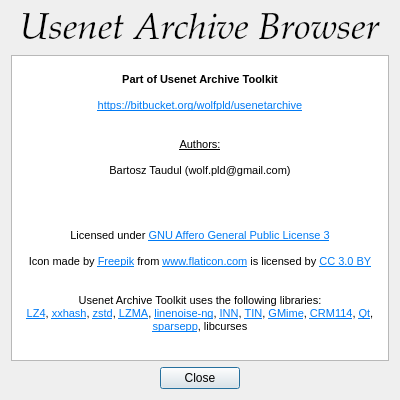
<?xml version="1.0" encoding="UTF-8"?>
<ui version="4.0">
 <class>About</class>
 <widget class="QDialog" name="About">
  <property name="geometry">
   <rect>
    <x>0</x>
    <y>0</y>
    <width>400</width>
    <height>400</height>
   </rect>
  </property>
  <property name="sizePolicy">
   <sizepolicy hsizetype="Fixed" vsizetype="Fixed">
    <horstretch>0</horstretch>
    <verstretch>0</verstretch>
   </sizepolicy>
  </property>
  <property name="windowTitle">
   <string>About</string>
  </property>
  <layout class="QGridLayout" name="gridLayout">
   <item row="0" column="0">
    <layout class="QVBoxLayout" name="verticalLayout">
     <item>
      <widget class="QLabel" name="label">
       <property name="font">
        <font>
         <family>Palatino Linotype</family>
         <pointsize>28</pointsize>
         <weight>50</weight>
         <italic>true</italic>
         <bold>false</bold>
        </font>
       </property>
       <property name="text">
        <string>Usenet Archive Browser</string>
       </property>
       <property name="alignment">
        <set>Qt::AlignCenter</set>
       </property>
       <property name="textInteractionFlags">
        <set>Qt::NoTextInteraction</set>
       </property>
      </widget>
     </item>
     <item>
      <widget class="QTextBrowser" name="textBrowser">
       <property name="html">
        <string>&lt;!DOCTYPE HTML PUBLIC &quot;-//W3C//DTD HTML 4.0//EN&quot; &quot;http://www.w3.org/TR/REC-html40/strict.dtd&quot;&gt;
&lt;html&gt;&lt;head&gt;&lt;meta name=&quot;qrichtext&quot; content=&quot;1&quot; /&gt;&lt;style type=&quot;text/css&quot;&gt;
p, li { white-space: pre-wrap; }
&lt;/style&gt;&lt;/head&gt;&lt;body style=&quot; font-family:'MS Shell Dlg 2'; font-size:8.25pt; font-weight:400; font-style:normal;&quot;&gt;
&lt;p align=&quot;center&quot; style=&quot;-qt-paragraph-type:empty; margin-top:0px; margin-bottom:0px; margin-left:0px; margin-right:0px; -qt-block-indent:0; text-indent:0px; font-size:8pt;&quot;&gt;&lt;br /&gt;&lt;/p&gt;
&lt;p align=&quot;center&quot; style=&quot; margin-top:0px; margin-bottom:0px; margin-left:0px; margin-right:0px; -qt-block-indent:0; text-indent:0px;&quot;&gt;&lt;span style=&quot; font-weight:600;&quot;&gt;Part of Usenet Archive Toolkit&lt;/span&gt;&lt;/p&gt;
&lt;p align=&quot;center&quot; style=&quot;-qt-paragraph-type:empty; margin-top:0px; margin-bottom:0px; margin-left:0px; margin-right:0px; -qt-block-indent:0; text-indent:0px; font-weight:600;&quot;&gt;&lt;br /&gt;&lt;/p&gt;
&lt;p align=&quot;center&quot; style=&quot; margin-top:0px; margin-bottom:0px; margin-left:0px; margin-right:0px; -qt-block-indent:0; text-indent:0px;&quot;&gt;&lt;a href=&quot;https://bitbucket.org/wolfpld/usenetarchive&quot;&gt;&lt;span style=&quot; font-size:8pt; text-decoration: underline; color:#007af4;&quot;&gt;https://bitbucket.org/wolfpld/usenetarchive&lt;/span&gt;&lt;/a&gt;&lt;/p&gt;
&lt;p align=&quot;center&quot; style=&quot;-qt-paragraph-type:empty; margin-top:0px; margin-bottom:0px; margin-left:0px; margin-right:0px; -qt-block-indent:0; text-indent:0px;&quot;&gt;&lt;br /&gt;&lt;/p&gt;
&lt;p align=&quot;center&quot; style=&quot;-qt-paragraph-type:empty; margin-top:0px; margin-bottom:0px; margin-left:0px; margin-right:0px; -qt-block-indent:0; text-indent:0px;&quot;&gt;&lt;br /&gt;&lt;/p&gt;
&lt;p align=&quot;center&quot; style=&quot; margin-top:0px; margin-bottom:0px; margin-left:0px; margin-right:0px; -qt-block-indent:0; text-indent:0px;&quot;&gt;&lt;span style=&quot; text-decoration: underline;&quot;&gt;Authors:&lt;/span&gt;&lt;/p&gt;
&lt;p align=&quot;center&quot; style=&quot;-qt-paragraph-type:empty; margin-top:0px; margin-bottom:0px; margin-left:0px; margin-right:0px; -qt-block-indent:0; text-indent:0px; text-decoration: underline;&quot;&gt;&lt;br /&gt;&lt;/p&gt;
&lt;p align=&quot;center&quot; style=&quot; margin-top:0px; margin-bottom:0px; margin-left:0px; margin-right:0px; -qt-block-indent:0; text-indent:0px;&quot;&gt;Bartosz Taudul (wolf.pld@gmail.com)&lt;/p&gt;
&lt;p align=&quot;center&quot; style=&quot;-qt-paragraph-type:empty; margin-top:0px; margin-bottom:0px; margin-left:0px; margin-right:0px; -qt-block-indent:0; text-indent:0px;&quot;&gt;&lt;br /&gt;&lt;/p&gt;
&lt;p align=&quot;center&quot; style=&quot;-qt-paragraph-type:empty; margin-top:0px; margin-bottom:0px; margin-left:0px; margin-right:0px; -qt-block-indent:0; text-indent:0px;&quot;&gt;&lt;br /&gt;&lt;/p&gt;
&lt;p align=&quot;center&quot; style=&quot;-qt-paragraph-type:empty; margin-top:0px; margin-bottom:0px; margin-left:0px; margin-right:0px; -qt-block-indent:0; text-indent:0px;&quot;&gt;&lt;br /&gt;&lt;/p&gt;
&lt;p align=&quot;center&quot; style=&quot;-qt-paragraph-type:empty; margin-top:0px; margin-bottom:0px; margin-left:0px; margin-right:0px; -qt-block-indent:0; text-indent:0px;&quot;&gt;&lt;br /&gt;&lt;/p&gt;
&lt;p align=&quot;center&quot; style=&quot; margin-top:0px; margin-bottom:0px; margin-left:0px; margin-right:0px; -qt-block-indent:0; text-indent:0px;&quot;&gt;Licensed under &lt;a href=&quot;https://www.gnu.org/licenses/agpl-3.0.html&quot;&gt;&lt;span style=&quot; font-size:8pt; text-decoration: underline; color:#007af4;&quot;&gt;GNU Affero General Public License 3&lt;/span&gt;&lt;/a&gt;&lt;/p&gt;
&lt;p align=&quot;center&quot; style=&quot;-qt-paragraph-type:empty; margin-top:0px; margin-bottom:0px; margin-left:0px; margin-right:0px; -qt-block-indent:0; text-indent:0px;&quot;&gt;&lt;br /&gt;&lt;/p&gt;
&lt;p align=&quot;center&quot; style=&quot; margin-top:0px; margin-bottom:0px; margin-left:0px; margin-right:0px; -qt-block-indent:0; text-indent:0px;&quot;&gt;Icon made by &lt;a href=&quot;http://www.flaticon.com/authors/freepik&quot;&gt;&lt;span style=&quot; font-size:8pt; text-decoration: underline; color:#007af4;&quot;&gt;Freepik&lt;/span&gt;&lt;/a&gt; from &lt;a href=&quot;http://www.flaticon.com&quot;&gt;&lt;span style=&quot; font-size:8pt; text-decoration: underline; color:#007af4;&quot;&gt;www.flaticon.com&lt;/span&gt;&lt;/a&gt; is licensed by &lt;a href=&quot;http://creativecommons.org/licenses/by/3.0/&quot;&gt;&lt;span style=&quot; font-size:8pt; text-decoration: underline; color:#007af4;&quot;&gt;CC 3.0 BY&lt;/span&gt;&lt;/a&gt;&lt;/p&gt;
&lt;p align=&quot;center&quot; style=&quot;-qt-paragraph-type:empty; margin-top:0px; margin-bottom:0px; margin-left:0px; margin-right:0px; -qt-block-indent:0; text-indent:0px;&quot;&gt;&lt;br /&gt;&lt;/p&gt;
&lt;p align=&quot;center&quot; style=&quot;-qt-paragraph-type:empty; margin-top:0px; margin-bottom:0px; margin-left:0px; margin-right:0px; -qt-block-indent:0; text-indent:0px;&quot;&gt;&lt;br /&gt;&lt;/p&gt;
&lt;p align=&quot;center&quot; style=&quot; margin-top:0px; margin-bottom:0px; margin-left:0px; margin-right:0px; -qt-block-indent:0; text-indent:0px;&quot;&gt;Usenet Archive Toolkit uses the following libraries:&lt;/p&gt;
&lt;p align=&quot;center&quot; style=&quot; margin-top:0px; margin-bottom:0px; margin-left:0px; margin-right:0px; -qt-block-indent:0; text-indent:0px;&quot;&gt;&lt;a href=&quot;https://github.com/Cyan4973/lz4&quot;&gt;&lt;span style=&quot; font-size:8pt; text-decoration: underline; color:#007af4;&quot;&gt;LZ4&lt;/span&gt;&lt;/a&gt;, &lt;a href=&quot;https://github.com/Cyan4973/xxHash&quot;&gt;&lt;span style=&quot; font-size:8pt; text-decoration: underline; color:#007af4;&quot;&gt;xxhash&lt;/span&gt;&lt;/a&gt;, &lt;a href=&quot;https://github.com/Cyan4973/zstd&quot;&gt;&lt;span style=&quot; font-size:8pt; text-decoration: underline; color:#007af4;&quot;&gt;zstd&lt;/span&gt;&lt;/a&gt;, &lt;a href=&quot;http://www.7-zip.org/sdk.html&quot;&gt;&lt;span style=&quot; font-size:8pt; text-decoration: underline; color:#007af4;&quot;&gt;LZMA&lt;/span&gt;&lt;/a&gt;, &lt;a href=&quot;https://github.com/arangodb/linenoise-ng&quot;&gt;&lt;span style=&quot; font-size:8pt; text-decoration: underline; color:#007af4;&quot;&gt;linenoise-ng&lt;/span&gt;&lt;/a&gt;, &lt;a href=&quot;https://www.eyrie.org/~eagle/software/inn/&quot;&gt;&lt;span style=&quot; font-size:8pt; text-decoration: underline; color:#007af4;&quot;&gt;INN&lt;/span&gt;&lt;/a&gt;, &lt;a href=&quot;http://www.tin.org/&quot;&gt;&lt;span style=&quot; font-size:8pt; text-decoration: underline; color:#007af4;&quot;&gt;TIN&lt;/span&gt;&lt;/a&gt;, &lt;a href=&quot;http://spruce.sourceforge.net/gmime/&quot;&gt;&lt;span style=&quot; font-size:8pt; text-decoration: underline; color:#007af4;&quot;&gt;GMime&lt;/span&gt;&lt;/a&gt;, &lt;a href=&quot;http://crm114.sourceforge.net/&quot;&gt;&lt;span style=&quot; font-size:8pt; text-decoration: underline; color:#007af4;&quot;&gt;CRM114&lt;/span&gt;&lt;/a&gt;, &lt;a href=&quot;http://www.qt.io/&quot;&gt;&lt;span style=&quot; font-size:8pt; text-decoration: underline; color:#007af4;&quot;&gt;Qt&lt;/span&gt;&lt;/a&gt;, &lt;a href=&quot;https://github.com/greg7mdp/sparsepp&quot;&gt;&lt;span style=&quot; font-size:8pt; text-decoration: underline; color:#007af4;&quot;&gt;sparsepp&lt;/span&gt;&lt;/a&gt;, libcurses&lt;/p&gt;&lt;/body&gt;&lt;/html&gt;</string>
       </property>
       <property name="textInteractionFlags">
        <set>Qt::TextBrowserInteraction</set>
       </property>
       <property name="openExternalLinks">
        <bool>true</bool>
       </property>
      </widget>
     </item>
     <item>
      <layout class="QHBoxLayout" name="horizontalLayout_3">
       <item>
        <spacer name="horizontalSpacer_2">
         <property name="orientation">
          <enum>Qt::Horizontal</enum>
         </property>
         <property name="sizeHint" stdset="0">
          <size>
           <width>40</width>
           <height>20</height>
          </size>
         </property>
        </spacer>
       </item>
       <item>
        <widget class="QPushButton" name="pushButton">
         <property name="text">
          <string>Close</string>
         </property>
        </widget>
       </item>
       <item>
        <spacer name="horizontalSpacer">
         <property name="orientation">
          <enum>Qt::Horizontal</enum>
         </property>
         <property name="sizeHint" stdset="0">
          <size>
           <width>40</width>
           <height>20</height>
          </size>
         </property>
        </spacer>
       </item>
      </layout>
     </item>
    </layout>
   </item>
  </layout>
 </widget>
 <resources/>
 <connections/>
</ui>
